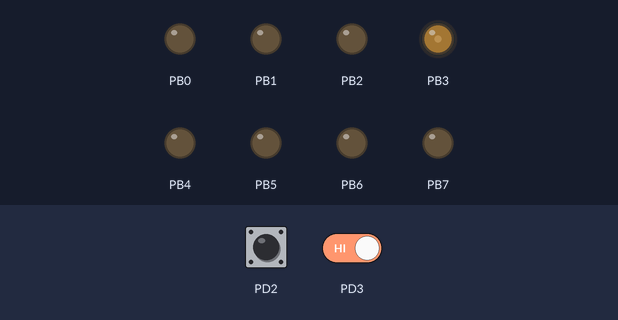
The program below on a simulated ATmega32, built with avr-gcc and emulated at 8 MHz. On the bench: output pins drawn as LEDs (lit = HIGH). Inputs (shaded band) come from the test bench; at power-on: PD2 HIGH, PD3 HIGH.

Above: at 1.2 s.
1.3 s: PD2 driven LOW
At 2.3 s:
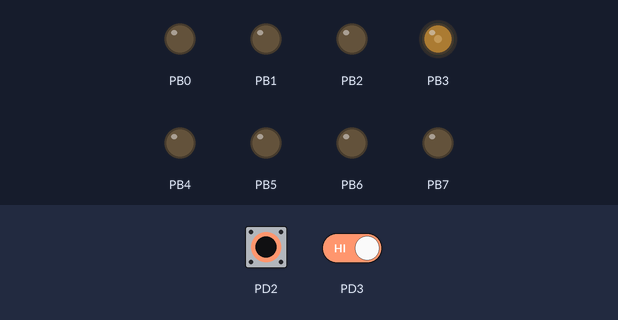
2.8 s: PD3 driven LOW
At 3.9 s:
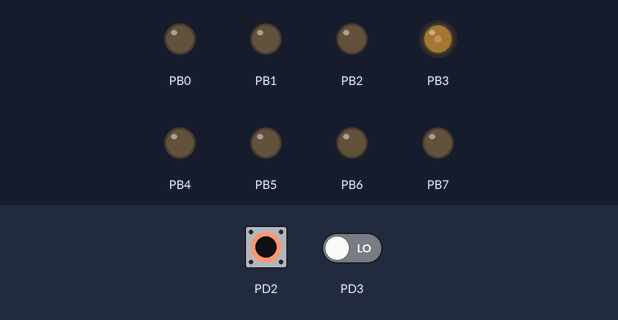
4.3 s: PD2 pulsed HIGH 5 times (0.12 s each, 0.3 s apart)
Timing chart, 0 to 14.1 s (numbered marks = the images above; inputs shaded):
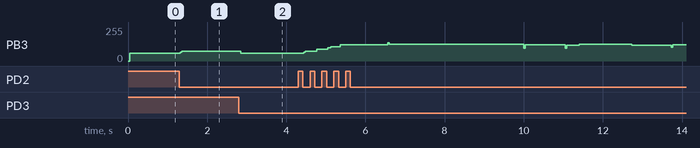

Measured:
- after the input at 1.3 s, PB3: 58/255 → 74/255 at once
- after the input at 2.8 s, PB3: 74/255 → 60/255 at once

The program:

main.c
```c
#define F_CPU 8000000

#include <inttypes.h>
#include <avr/io.h>
#include <avr/interrupt.h>
#include <util/delay.h>

#include "integer.h"
#include "sine.h"
#include "utility.h"

// Notes frequencies (MHz)
typedef enum note_t
{
	NOTE_P    =   0,  // Pause
	NOTE_C3   = 261,
	NOTE_D3   = 293,
	NOTE_E3   = 329,
	NOTE_F3   = 349,
	NOTE_FIS3 = 370,
	NOTE_G3   = 391,
	NOTE_GIS3 = 415,
	NOTE_A3   = 440,
	NOTE_B3   = 466,
	NOTE_H3   = 493,
	NOTE_C4   = 523,
	NOTE_D4   = 587,
	NOTE_E4   = 659,
	NOTE_F4   = 698,
	NOTE_FIS4 = 740,
	NOTE_G4   = 783,
	NOTE_A4   = 880,
	NOTE_H4   = 986,
	NOTE_C5   = 1047
} Note;

const Note mario[191] =
{
	NOTE_E4,   NOTE_E4,   NOTE_E4,   NOTE_C4,   NOTE_E4,   NOTE_G4,   NOTE_G3,   NOTE_C4,
	NOTE_G3,   NOTE_E3,   NOTE_A3,   NOTE_H3,   NOTE_B3,   NOTE_A3,   NOTE_G3,   NOTE_E4,
	NOTE_G4,   NOTE_A4,   NOTE_F4,   NOTE_G4,   NOTE_E4,   NOTE_C4,   NOTE_D4,   NOTE_H3,
	NOTE_C4,   NOTE_G3,   NOTE_E3,   NOTE_A3,   NOTE_H3,   NOTE_B3,   NOTE_A3,   NOTE_G3,
	NOTE_E4,   NOTE_G4,   NOTE_A4,   NOTE_F4,   NOTE_G4,   NOTE_E4,   NOTE_C4,   NOTE_D4,
	NOTE_H3,   NOTE_G4,   NOTE_FIS4, NOTE_F4,   NOTE_D4,   NOTE_E4,   NOTE_G3,   NOTE_A3,
	NOTE_C4,   NOTE_A3,   NOTE_C4,   NOTE_D4,   NOTE_G4,   NOTE_FIS4, NOTE_F4,   NOTE_D4,
	NOTE_E4,   NOTE_C5,   NOTE_C5,   NOTE_C5,   NOTE_G4,   NOTE_FIS4, NOTE_F4,   NOTE_D4,
	NOTE_E4,   NOTE_G3,   NOTE_A3,   NOTE_C4,   NOTE_A3,   NOTE_C4,   NOTE_D4,   NOTE_D4,
	NOTE_D4,   NOTE_C4,   NOTE_C4,   NOTE_C4,   NOTE_C4,   NOTE_C4,   NOTE_D4,   NOTE_E4,
	NOTE_C4,   NOTE_A3,   NOTE_G3,   NOTE_C4,   NOTE_C4,   NOTE_C4,   NOTE_C4,   NOTE_D4,
	NOTE_E4,   NOTE_C4,   NOTE_C4,   NOTE_C4,   NOTE_C4,   NOTE_D4,   NOTE_E4,   NOTE_C4,
	NOTE_A3,   NOTE_G3,   NOTE_E4,   NOTE_E4,   NOTE_E4,   NOTE_C4,   NOTE_E4,   NOTE_G4,
	NOTE_G3,   NOTE_C4,   NOTE_G3,   NOTE_E3,   NOTE_A3,   NOTE_H3,   NOTE_B3,   NOTE_A3,
	NOTE_G3,   NOTE_E4,   NOTE_G4,   NOTE_A4,   NOTE_F4,   NOTE_G4,   NOTE_E4,   NOTE_C4,
	NOTE_D4,   NOTE_H3,   NOTE_C4,   NOTE_G3,   NOTE_E3,   NOTE_A3,   NOTE_H3,   NOTE_B3,
	NOTE_A3,   NOTE_G3,   NOTE_E4,   NOTE_G4,   NOTE_A4,   NOTE_F4,   NOTE_G4,   NOTE_E4,
	NOTE_C4,   NOTE_D4,   NOTE_H3,   NOTE_E4,   NOTE_P,    NOTE_C4,   NOTE_G3,   NOTE_G3,
	NOTE_A3,   NOTE_F4,   NOTE_F4,   NOTE_A3,   NOTE_H3,   NOTE_A4,   NOTE_A4,   NOTE_A4,
	NOTE_G4,   NOTE_F4,   NOTE_E4,   NOTE_C4,   NOTE_A3,   NOTE_G3,   NOTE_E4,   NOTE_P,
	NOTE_C4,   NOTE_G3,   NOTE_G3,   NOTE_A3,   NOTE_F4,   NOTE_F4,   NOTE_A3,   NOTE_H3,
	NOTE_F4,   NOTE_F4,   NOTE_F4,   NOTE_E4,   NOTE_D4,   NOTE_C4,   NOTE_G3,   NOTE_E3,
	NOTE_C3,   NOTE_C4,   NOTE_G3,   NOTE_E3,   NOTE_A3,   NOTE_H3,   NOTE_A3,   NOTE_GIS3,
	NOTE_B3,   NOTE_GIS3, NOTE_G3,   NOTE_P,    NOTE_FIS3, NOTE_P,    NOTE_G3
};

// Global variables
u8 sine_counter = 0;
u8 pwm_paused = 0;
u8 volume = 4;

// Sine value with adjusted amplitude
u8 get_sine(u8 position)
{
	return volume * sine_lut[position];
}

// Set note by modifying the timer counter
void set_note(Note note)
{
	OCR1A = (u32)160000 / note - 1;
}

void init_timer(void)
{
	TCCR1A = 0;
	TCCR1B = 0;

	// Set prescaling to 1
	TCCR1B |= (1 << CS10);
	// Set CTC OCRA mode
	TCCR1B |= (1 << WGM12);
	// Set OCR1A start value
	OCR1A = 0xFF;
	// Enable OCRA interrupt
	TIMSK |= (1 << OCIE1A);
}

void init_pwm(void)
{
	TCCR0 = 0;

	// Set fast PWM
	TCCR0 |= (1 << WGM01) | (1 << WGM00);
	// Clear OC0 on compare match
	TCCR0 |= (1 << COM01);
	// Set prescaling to 1
	TCCR0 |= (1 << CS00);
	// Set OCR0 start value
	OCR0 = 0xFF;
}

// 4kHz timer interrupt
ISR(TIMER1_COMPA_vect)
{
	// Voltage changes cause sound
	if (pwm_paused)
		return;

	// Continue to the next sine value
	OCR0 = get_sine(sine_counter++);
	if (sine_counter == 50)
		sine_counter = 0;
}

ISR(INT0_vect)
{
	volume = min(volume + 1, 8);
}

ISR(INT1_vect)
{
	volume = max(volume - 1, 1);
}

int main(void)
{
	TIMSK = 0;
	// Port B output
	DDRB = 0xFF;

	// Enable button interrupts
	GICR  |=  (1 << INT0) | (1 << INT1);
	MCUCR |=  (1 << ISC01);
	MCUCR &= ~(1 << ISC00);
	MCUCR |=  (1 << ISC11);
	MCUCR &= ~(1 << ISC10);

	sei();

	init_pwm();
	init_timer();

	while (1)
	{
		for (u8 i = 0; i < sizeof(mario); ++i)
		{
			Note note = mario[i];

			if (note == NOTE_P)
			{
				pwm_paused = 1;
				__builtin_avr_delay_cycles(F_CPU / 20);
				pwm_paused = 0;
			}
			else
			{
				set_note(note);
				__builtin_avr_delay_cycles((double)F_CPU / (double)5.5);
			}
		}
	}
}
```

integer.h
```c
#ifndef TYPES_H
#define TYPES_H

#include <inttypes.h>

typedef uint8_t  u8;
typedef uint16_t u16;
typedef uint32_t u32;

#endif // TYPES_H
```

sine.h
```c
#ifndef SINE_H
#define SINE_H

#include "integer.h"

const u8 sine_lut[50] =
{
	16, 17, 19, 21, 23, 25, 26, 27, 29, 30,
	30, 31, 31, 31, 31, 30, 30, 29, 27, 26,
	25, 23, 21, 19, 17, 16, 14, 12, 10,  8,
	 6,  5,  4,  2,  1,  1,  0,  0,  0,  0,
	 1,  1,  2,  4,  5,  6,  8, 10, 12, 14
};

#endif // SINE_H
```

utility.h
```c
#ifndef UTILITY_H
#define UTILITY_H

#include "integer.h"

u8 max(u8 a, u8 b)
{
	return a > b ? a : b;
}

u8 min(u8 a, u8 b)
{
	return a > b ? b : a;
}

#endif // UTILITY_H
```
